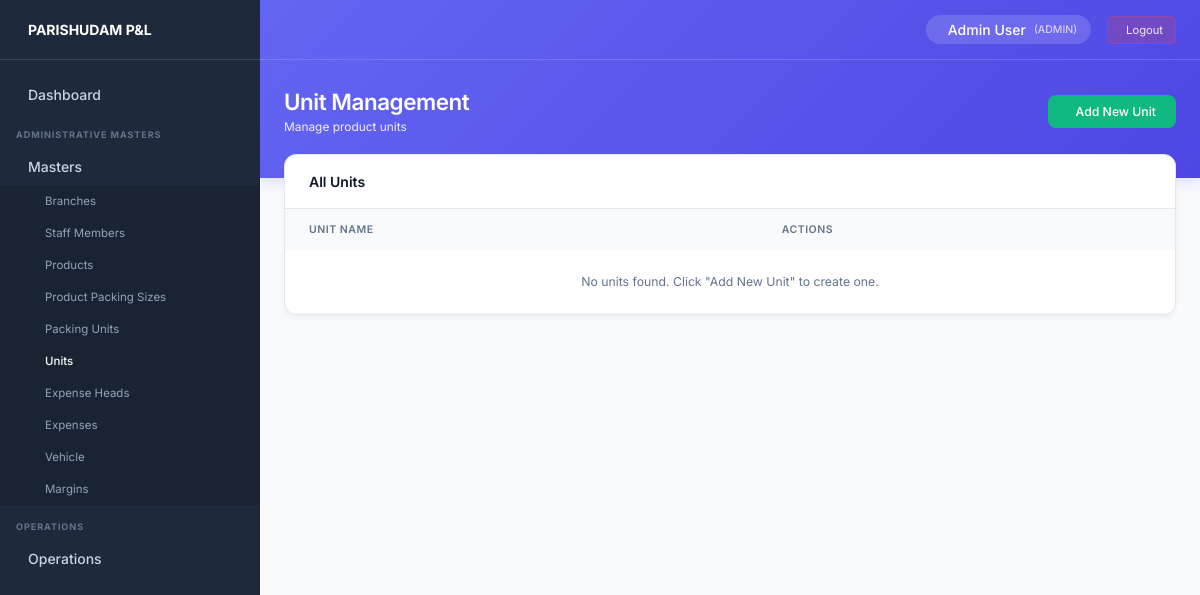
/units/ (signed in), run on an earlier commit of the app's database.
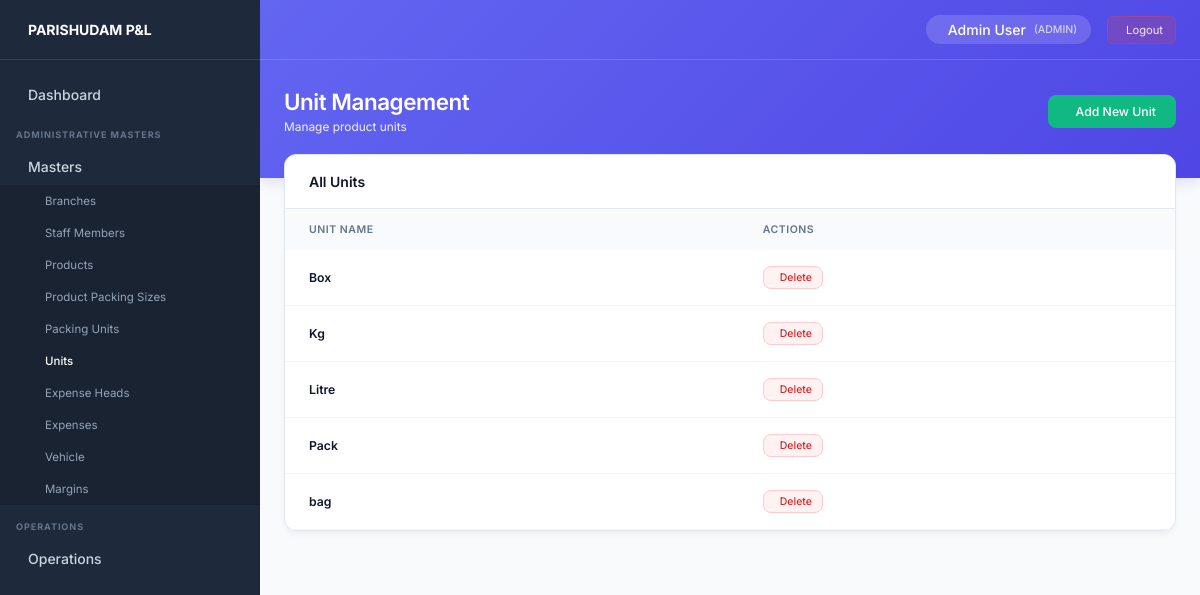
And on a later commit of the database.
### core/models.py (models this page shows, shortened)
class Unit(models.Model):
    name = models.CharField(max_length=50, unique=True)
    created_at = models.DateTimeField(auto_now_add=True)
    updated_at = models.DateTimeField(auto_now=True)
    class Meta:
        ordering = ['name']

### core/views.py (the view)
# urls.py: path('units/', unit_list_view, name='unit_list'),
@login_required
def unit_list_view(request):
    if not request.user.profile.is_admin:
        messages.error(request, "Permission denied.")
        return redirect('dashboard')
    units = Unit.objects.all()
    return render(request, 'units/unit_list.html', {'units': units})

### core/models.py (called while the page is built)
    @property
    def is_admin(self):
        return self.role == 'ADMIN' or self.user.is_superuser

### templates/units/unit_list.html (shortened to what this page needs)
{% extends 'base.html' %}
{% block page_title %}Unit Management{% endblock %}
{% block page_subtitle %}Manage product units{% endblock %}
{% block header_actions %}
<a href="{% url 'unit_create' %}" class="btn-success">
     Add New Unit
</a>
{% endblock %}
{% block content %}
<div class="list-container">
    <div class="list-header">
        <h3 style="font-size: 1rem; font-weight: 600; color: #0f172a;">All Units</h3>
    </div>
    <table class="premium-table">
        <thead>
            <tr>
                <th>Unit Name</th>
                <th>Actions</th>
            </tr>
        </thead>
        <tbody>
            {% for unit in units %}
            <tr>
                <td style="font-weight: 600; color: #0f172a;">{{ unit.name }}</td>
                <td>
                    <div style="display: flex; gap: 8px;">
                        <a href="{% url 'unit_delete' unit.id %}" class="btn-secondary" style="padding: 4px 10px; font-size: 0.75rem; color: #dc2626; border-color: #fecaca; background: #fef2f2;" onclick="return confirm('Are you sure you want to delete unit \'{{ unit.name|escapejs }}\'?');">
                             Delete
                        </a>
                    </div>
                </td>
            </tr>
            {% empty %}
            <tr>
                <td colspan="2" style="text-align: center; color: #64748b; padding: 24px;">
                    No units found. Click "Add New Unit" to create one.
                </td>
            </tr>
            {% endfor %}
        </tbody>
    </table>
</div>
{% endblock %}

What changed in the data, as far as the page shows it:
added Unit: name "Box"
added Unit: name "Kg"
added Unit: name "Litre"
added Unit: name "Pack"
added Unit: name "bag"
Also different on the page:
text no longer shown: "No units found. Click \"Add New Unit\" to create one."
